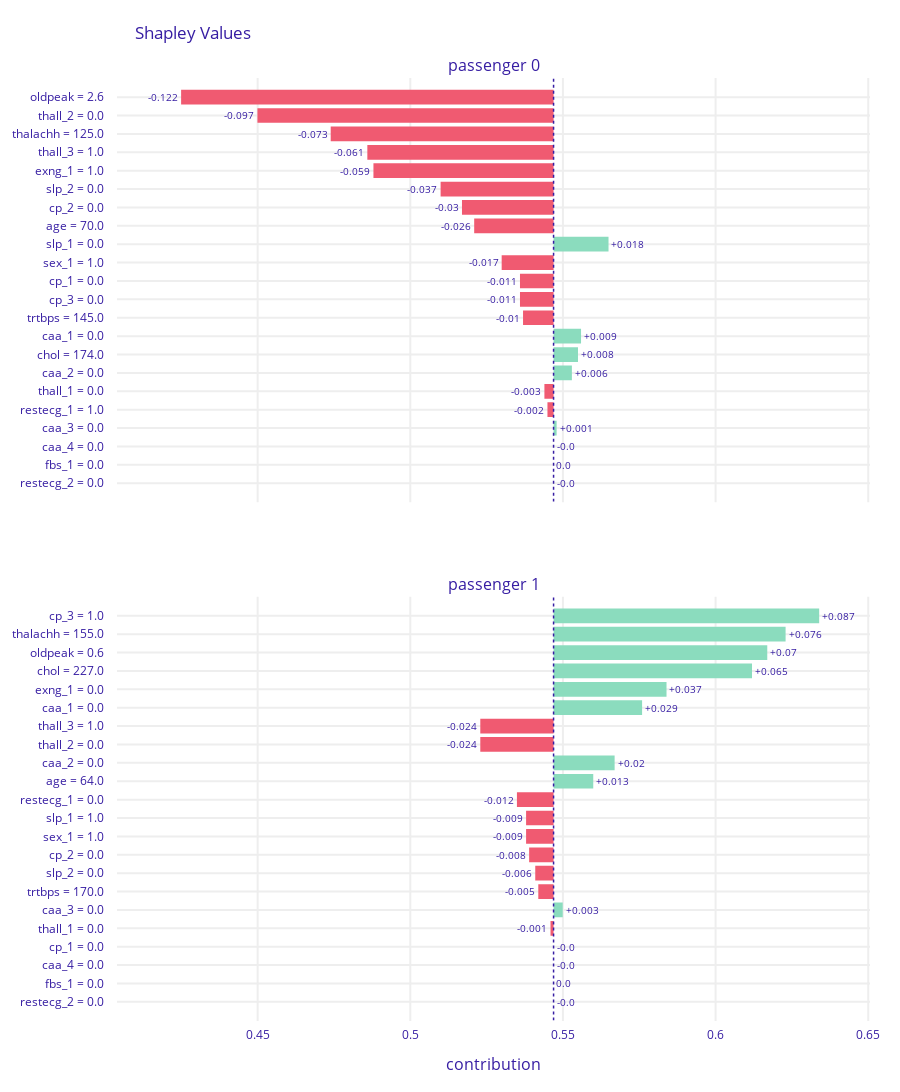

The notebook cell this image was saved under:
### Code cell
plot_both(different_vars_ids)

### Figure 1 — Plotly figure (JSON) as saved in the notebook; plotly's stock layout.template omitted (floating-point values rounded to 4 significant figures)
{"data": [{"base": 0.5469, "hoverinfo": "text", "hoverlabel": {"bgcolor": "rgba(0,0,0,0.8)"}, "hovertext": ["Average response: 0.547<br>Prediction: 0.03<br>oldpeak = 2.6<br>decreases average response <br>by 0.122", "Average response: 0.547<br>Prediction: 0.03<br>thall_2 = 0.0<br>decreases average response <br>by 0.097", "Average response: 0.547<br>Prediction: 0.03<br>thalachh = 125.0<br>decreases average response <br>by 0.073", "Average response: 0.547<br>Prediction: 0.03<br>thall_3 = 1.0<br>decreases average response <br>by 0.061", "Average response: 0.547<br>Prediction: 0.03<br>exng_1 = 1.0<br>decreases average response <br>by 0.059", "Average response: 0.547<br>Prediction: 0.03<br>slp_2 = 0.0<br>decreases average response <br>by 0.037", "Average response: 0.547<br>Prediction: 0.03<br>cp_2 = 0.0<br>decreases average response <br>by 0.03", "Average response: 0.547<br>Prediction: 0.03<br>age = 70.0<br>decreases average response <br>by 0.026", "Average response: 0.547<br>Prediction: 0.03<br>slp_1 = 0.0<br>increases average response <br>by 0.018", "Average response: 0.547<br>Prediction: 0.03<br>sex_1 = 1.0<br>decreases average response <br>by 0.017", "Average response: 0.547<br>Prediction: 0.03<br>cp_1 = 0.0<br>decreases average response <br>by 0.011", "Average response: 0.547<br>Prediction: 0.03<br>cp_3 = 0.0<br>decreases average response <br>by 0.011", "Average response: 0.547<br>Prediction: 0.03<br>trtbps = 145.0<br>decreases average response <br>by 0.01", "Average response: 0.547<br>Prediction: 0.03<br>caa_1 = 0.0<br>increases average response <br>by 0.009", "Average response: 0.547<br>Prediction: 0.03<br>chol = 174.0<br>increases average response <br>by 0.008", "Average response: 0.547<br>Prediction: 0.03<br>caa_2 = 0.0<br>increases average response <br>by 0.006", "Average response: 0.547<br>Prediction: 0.03<br>thall_1 = 0.0<br>decreases average response <br>by 0.003", "Average response: 0.547<br>Prediction: 0.03<br>restecg_1 = 1.0<br>decreases average response <br>by 0.002", "Average response: 0.547<br>Prediction: 0.03<br>caa_3 = 0.0<br>increases average response <br>by 0.001", "Average response: 0.547<br>Prediction: 0.03<br>caa_4 = 0.0<br>decreases average response <br>by 0.0", "Average response: 0.547<br>Prediction: 0.03<br>fbs_1 = 0.0<br>decreases average response <br>by 0.0", "Average response: 0.547<br>Prediction: 0.03<br>restecg_2 = 0.0<br>decreases average response <br>by 0.0"], "marker": {"color": ["#f05a71", "#f05a71", "#f05a71", "#f05a71", "#f05a71", "#f05a71", "#f05a71", "#f05a71", "#8bdcbe", "#f05a71", "#f05a71", "#f05a71", "#f05a71", "#8bdcbe", "#8bdcbe", "#8bdcbe", "#f05a71", "#f05a71", "#8bdcbe", "#f05a71", "#8bdcbe", "#f05a71"]}, "orientation": "h", "showlegend": false, "text": ["-0.122", "-0.097", "-0.073", "-0.061", "-0.059", "-0.037", "-0.03", "-0.026", "+0.018", "-0.017", "-0.011", "-0.011", "-0.01", "+0.009", "+0.008", "+0.006", "-0.003", "-0.002", "+0.001", "-0.0", "0.0", "-0.0"], "textposition": "outside", "type": "bar", "x": [-0.122, -0.097, -0.073, -0.061, -0.059, -0.037, -0.03, -0.026, 0.018, -0.017, -0.011, -0.011, -0.01, 0.009, 0.008, 0.006, -0.003, -0.002, 0.001, 0, 0, 0], "xaxis": "x", "y": ["oldpeak = 2.6", "thall_2 = 0.0", "thalachh = 125.0", "thall_3 = 1.0", "exng_1 = 1.0", "slp_2 = 0.0", "cp_2 = 0.0", "age = 70.0", "slp_1 = 0.0", "sex_1 = 1.0", "cp_1 = 0.0", "cp_3 = 0.0", "trtbps = 145.0", "caa_1 = 0.0", "chol = 174.0", "caa_2 = 0.0", "thall_1 = 0.0", "restecg_1 = 1.0", "caa_3 = 0.0", "caa_4 = 0.0", "fbs_1 = 0.0", "restecg_2 = 0.0"], "yaxis": "y"}, {"base": 0.5469, "hoverinfo": "text", "hoverlabel": {"bgcolor": "rgba(0,0,0,0.8)"}, "hovertext": ["Average response: 0.547<br>Prediction: 0.85<br>cp_3 = 1.0<br>increases average response <br>by 0.087", "Average response: 0.547<br>Prediction: 0.85<br>thalachh = 155.0<br>increases average response <br>by 0.076", "Average response: 0.547<br>Prediction: 0.85<br>oldpeak = 0.6<br>increases average response <br>by 0.07", "Average response: 0.547<br>Prediction: 0.85<br>chol = 227.0<br>increases average response <br>by 0.065", "Average response: 0.547<br>Prediction: 0.85<br>exng_1 = 0.0<br>increases average response <br>by 0.037", "Average response: 0.547<br>Prediction: 0.85<br>caa_1 = 0.0<br>increases average response <br>by 0.029", "Average response: 0.547<br>Prediction: 0.85<br>thall_3 = 1.0<br>decreases average response <br>by 0.024", "Average response: 0.547<br>Prediction: 0.85<br>thall_2 = 0.0<br>decreases average response <br>by 0.024", "Average response: 0.547<br>Prediction: 0.85<br>caa_2 = 0.0<br>increases average response <br>by 0.02", "Average response: 0.547<br>Prediction: 0.85<br>age = 64.0<br>increases average response <br>by 0.013", "Average response: 0.547<br>Prediction: 0.85<br>restecg_1 = 0.0<br>decreases average response <br>by 0.012", "Average response: 0.547<br>Prediction: 0.85<br>slp_1 = 1.0<br>decreases average response <br>by 0.009", "Average response: 0.547<br>Prediction: 0.85<br>sex_1 = 1.0<br>decreases average response <br>by 0.009", "Average response: 0.547<br>Prediction: 0.85<br>cp_2 = 0.0<br>decreases average response <br>by 0.008", "Average response: 0.547<br>Prediction: 0.85<br>slp_2 = 0.0<br>decreases average response <br>by 0.006", "Average response: 0.547<br>Prediction: 0.85<br>trtbps = 170.0<br>decreases average response <br>by 0.005", "Average response: 0.547<br>Prediction: 0.85<br>caa_3 = 0.0<br>increases average response <br>by 0.003", "Average response: 0.547<br>Prediction: 0.85<br>thall_1 = 0.0<br>decreases average response <br>by 0.001", "Average response: 0.547<br>Prediction: 0.85<br>cp_1 = 0.0<br>decreases average response <br>by 0.0", "Average response: 0.547<br>Prediction: 0.85<br>caa_4 = 0.0<br>decreases average response <br>by 0.0", "Average response: 0.547<br>Prediction: 0.85<br>fbs_1 = 0.0<br>decreases average response <br>by 0.0", "Average response: 0.547<br>Prediction: 0.85<br>restecg_2 = 0.0<br>decreases average response <br>by 0.0"], "marker": {"color": ["#8bdcbe", "#8bdcbe", "#8bdcbe", "#8bdcbe", "#8bdcbe", "#8bdcbe", "#f05a71", "#f05a71", "#8bdcbe", "#8bdcbe", "#f05a71", "#f05a71", "#f05a71", "#f05a71", "#f05a71", "#f05a71", "#8bdcbe", "#f05a71", "#f05a71", "#f05a71", "#8bdcbe", "#f05a71"]}, "orientation": "h", "showlegend": false, "text": ["+0.087", "+0.076", "+0.07", "+0.065", "+0.037", "+0.029", "-0.024", "-0.024", "+0.02", "+0.013", "-0.012", "-0.009", "-0.009", "-0.008", "-0.006", "-0.005", "+0.003", "-0.001", "-0.0", "-0.0", "0.0", "-0.0"], "textposition": "outside", "type": "bar", "x": [0.087, 0.076, 0.07, 0.065, 0.037, 0.029, -0.024, -0.024, 0.02, 0.013, -0.012, -0.009, -0.009, -0.008, -0.006, -0.005, 0.003, -0.001, 0, 0, 0, 0], "xaxis": "x2", "y": ["cp_3 = 1.0", "thalachh = 155.0", "oldpeak = 0.6", "chol = 227.0", "exng_1 = 0.0", "caa_1 = 0.0", "thall_3 = 1.0", "thall_2 = 0.0", "caa_2 = 0.0", "age = 64.0", "restecg_1 = 0.0", "slp_1 = 1.0", "sex_1 = 1.0", "cp_2 = 0.0", "slp_2 = 0.0", "trtbps = 170.0", "caa_3 = 0.0", "thall_1 = 0.0", "cp_1 = 0.0", "caa_4 = 0.0", "fbs_1 = 0.0", "restecg_2 = 0.0"], "yaxis": "y2"}], "layout": {"annotations": [{"font": {"size": 16}, "showarrow": false, "text": "passenger 0", "x": 0.5, "xanchor": "center", "xref": "paper", "y": 1, "yanchor": "bottom", "yref": "paper"}, {"font": {"size": 16}, "showarrow": false, "text": "passenger 1", "x": 0.5, "xanchor": "center", "xref": "paper", "y": 0.45, "yanchor": "bottom", "yref": "paper"}, {"font": {"size": 16}, "showarrow": false, "text": "contribution", "x": 0.5, "xanchor": "center", "xref": "paper", "y": 0, "yanchor": "top", "yref": "paper", "yshift": -30}], "font": {"color": "#371ea3"}, "height": 1107, "margin": {"b": 71, "r": 30, "t": 78}, "shapes": [{"line": {"color": "#371ea3", "dash": "dot", "width": 1.5}, "type": "line", "x0": 0.5469, "x1": 0.5469, "xref": "x", "y0": -1, "y1": 22, "yref": "y"}, {"line": {"color": "#371ea3", "dash": "dot", "width": 1.5}, "type": "line", "x0": 0.5469, "x1": 0.5469, "xref": "x2", "y0": -1, "y1": 22, "yref": "y2"}], "title": {"text": "Shapley Values", "x": 0.15}, "xaxis": {"anchor": "y", "automargin": true, "domain": [0, 1], "fixedrange": true, "gridwidth": 2, "matches": "x2", "range": [0.4039, 0.6506], "showticklabels": false, "tickcolor": "white", "ticklen": 3, "ticks": "outside", "type": "linear", "zeroline": false}, "xaxis2": {"anchor": "y2", "automargin": true, "domain": [0, 1], "fixedrange": true, "gridwidth": 2, "range": [0.4039, 0.6506], "tickcolor": "white", "ticklen": 3, "ticks": "outside", "type": "linear", "zeroline": false}, "yaxis": {"anchor": "x", "automargin": true, "autorange": "reversed", "domain": [0.55, 1], "fixedrange": true, "gridwidth": 2, "tickcolor": "white", "ticklen": 10, "ticks": "outside", "type": "category"}, "yaxis2": {"anchor": "x2", "automargin": true, "autorange": "reversed", "domain": [0, 0.45], "fixedrange": true, "gridwidth": 2, "tickcolor": "white", "ticklen": 10, "ticks": "outside", "type": "category"}}}
